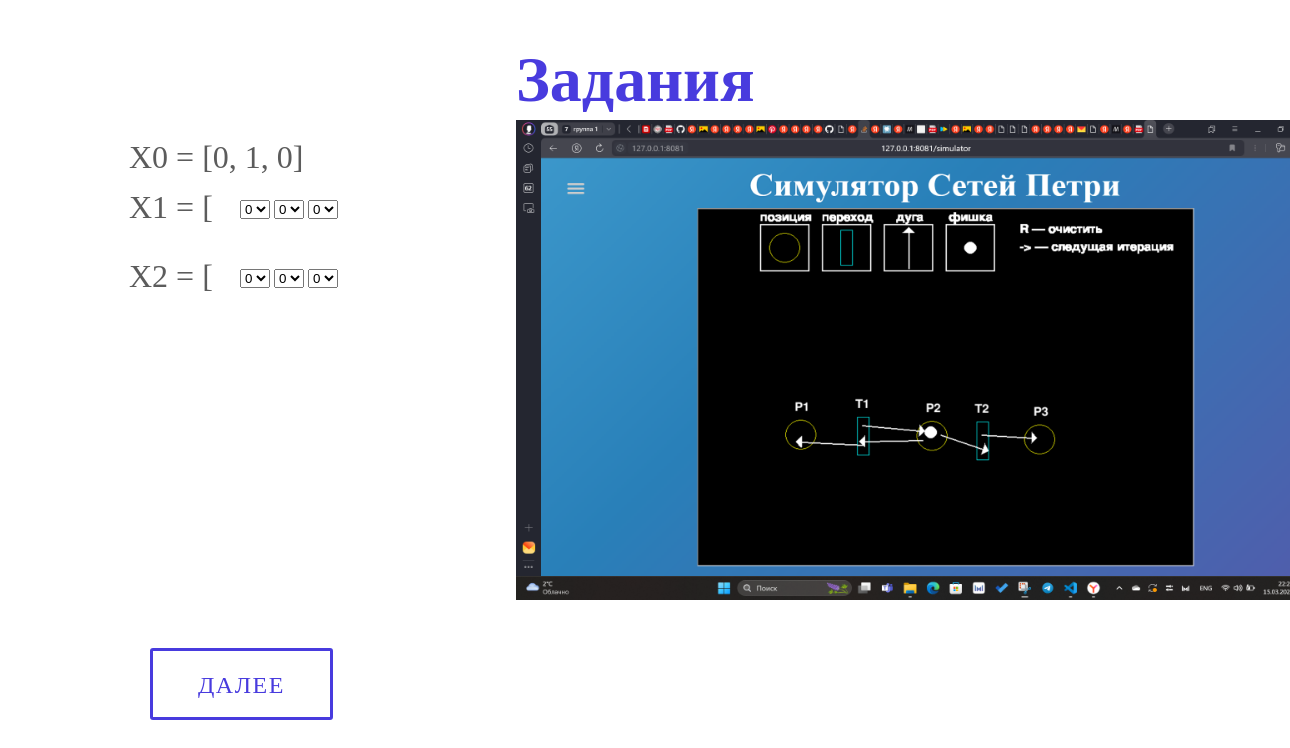
The app's page /tasks/2/ with its own data.
### database_setup.py (models this page shows)
class Task(Base):
    __tablename__ = 'tasks'
    id = Column(Integer, primary_key=True, nullable=False)
    x0 = Column(String(250), nullable=False)
    img = Column(String(250), nullable=False)
    iterations = Column(Integer, nullable=False)
    answers = Column(String(250), nullable=False)
    sets = Column(Integer, nullable=False)

### app.py (the view)
@app.route('/tasks/<task_num>/', methods=['POST', 'GET'])
def tasks(task_num):
    global name, result, alert
    alert = 0
    if request.method == 'POST':
        if task_num == '0':
            name = ''
            result = 0
            name = request.form['name']
            return redirect(url_for("tasks", task_num=1))
        else:
            get_tasks = session.query(Task).all()
            task = get_tasks[int(task_num)-1]
            listt = list(range(0, task.iterations+1))
            answers = []
            for _ in range(int(task.iterations)):
                a = []
                for _1 in range(int(task.sets)):
                    a.append(int(request.form[f'class{_+2}-{_1+1}']))
                answers.append(a)
            if str(answers) == (task.answers):
                result += 1
            return redirect(url_for("tasks", task_num=task.id+1))
    elif request.method == 'GET':
        if task_num == '0':
            return render_template('tasks.html', task = 0)
        else:
            get_tasks = session.query(Task).all()
            try:
                task = get_tasks[int(task_num)-1]
                listt = list(range(0, task.iterations+1))
                listt2 = list(range(0, task.sets))
                return render_template('tasks.html', task = task, listt=listt, listt2=listt2)
            except Exception:
                if name == '':
                    return render_template('tasks.html', task = 100, result = result, lenght = tasks_lenght, result_procent = (100/tasks_lenght)*result)
                newUser = User(name=name, result=result, result_procent=(100/tasks_lenght)*result, username=os.environ.get( "USERNAME" ))
                session.add(newUser)
                session.commit()
                return render_template('tasks.html', task = 100, result = result, lenght = tasks_lenght, result_procent = (100/tasks_lenght)*result)

### templates/tasks.html (shortened to what this page needs)
<!DOCTYPE html>
<html lang="en">
    <head>
        <link type="text/css" rel="stylesheet" href="../../static/css/style.css" media="all" />
    </head>
    <body>
        <div class="gradient-background">
            <div class="d-flex flex-column justify-content-center w-100 h-100">
               <div class="d-flex flex-column justify-content-center align-items-center">
                 <div class="btn-group my-5">
                    <h1 style="top: 0%; left: 40%;;">Задания</h1>
                    <form class="login_form" method="post">
                    {% if task == 0 %}
                      <p style="position: absolute; top: 20%; left: 7%">Вам будут даны изображения сетей Петри. Ваша цель - записать количество фишек в каждом
                        множестве после срабатывания каждого перехода. Например, если в первом множестве 0 фишек,
                        а во втором множестве 1 фишка, то ответ будет выглядеть так: [0, 1]
                      </p>
                      <input style="position: absolute; left: 42%; top: 55%;" type="name" class="form-control" id="name" placeholder="Введите Ваше ФИО" name="name">
                      <button type="submit_name" class="btn" style="position: absolute; left: 41%; top: 65%;">НАЧАТЬ</button>
                      <nav role="navigation">
                        <div id="menuToggle">
                          <input type="checkbox" />
                          <span></span>
                          <span></span>
                          <span></span>
                          <ul id="menu">
                            <a href="{{url_for('index')}}"><li>Главная</li></a>
                            <a href="{{url_for('simulator')}}"><li>Симулятор</li></a>
                            <a href="{{url_for('instruction')}}"><li>Инструкция к симулятору</li></a>
                            <a href="{{url_for('theory')}}"><li>Теория</li></a>
                            <a href="{{url_for('tasks', task_num = 0)}}"><li>Задания</li></a>
                            <a href="{{url_for('results')}}"><li>Результаты</li></a>
                          </ul>
                        </div>
                      </nav>
                    {% else %}
                      <img src="{{task.img}}" width = "800" height="480" style="position: absolute; left: 40%; top: 15%;">
                      <div style="padding-top: 100px;">
                      <ul style="list-style-type: ''; margin-top: 0px;">
                      {% for n in listt %}
                        {% if loop.first %}
                          <li style="line-height: 50px;"><p style="position: absolute; left: 10%;">X0 = {{task.x0}}</p></li>
                        {% else %}
                          <li style="line-height: 50px;"><p style="position: absolute; left: 10%;">X{{ loop.index-1 }} = [</p></li>
                          {% set num = loop.index %}
                          {% for m in listt2 %}
                            {% if loop.first %}
                            <div class="form-group" style="display:inline-block; margin-left: 200px;">
                              <select class="form-control" id="classSelect" name="class{{num}}-{{loop.index}}">
                                <option>0</option>
                              </select>
                            </div>
                            {% else %}
                            <div class="form-group" style="display:inline-block;">
                              <select class="form-control" id="classSelect" name="class{{num}}-{{loop.index}}">
                                <option>0</option>
                              </select>
                            </div>
                            {% endif %}
                          {% endfor %}
                        {% endif %}
                      {% endfor %}
                      </ul>
                      </div>
                    <button type="submit" class="btn" style="position: absolute; left: 150px; bottom: 10%;">Далее</button>
                    {% endif %}
                  </form>
                 </div>
               </div>
             </div>
           </div>
    </body>
</html>

### static/css/style.css (style rules this page uses)
.gradient-background { background: linear-gradient(-45deg, #f6f6f6); background-size: 400% 400%; animation: gradient 15s ease infinite; height: 100vh; }
body { margin: 0%; }
h1 { position: absolute; font-size: 4em; color: #483bde; }
p { position: absolute; font-size: 2em; color: #5C5C5C; font-family: "DIN"; }
.btn { background-color: transparent; border: 3px solid #483bde; color: #483bde; float: left; letter-spacing: 1.5px; padding: 22px 45px 20px; text-decoration: none; text-transform: uppercase; border-radius: 3px; -webkit-border-radius: 3px; -moz-border-radius: 3px; -ms-border-radius: 3px; -o-border-radius: 3px; font-family: "Chalet"; font-size: 1.5em; font-weight: 300; line-height: 24px; -moz-transition: background-color 0.15s linear; -o-transition: background-color 0.15s linear; -webkit-transition: background-color 0.15s linear; transition: background-color 0.15s linear; }

### records on screen
Task: img (picture), x0 "[0, 1, 0]"
